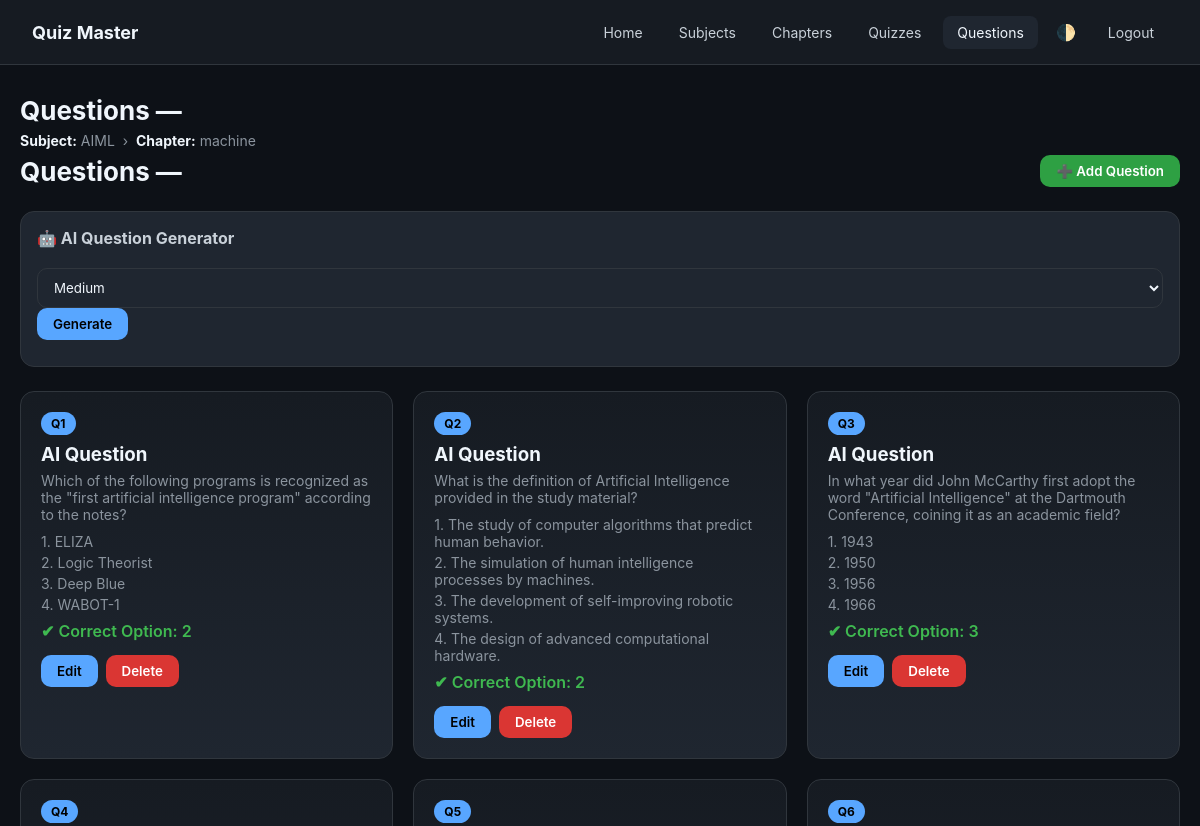
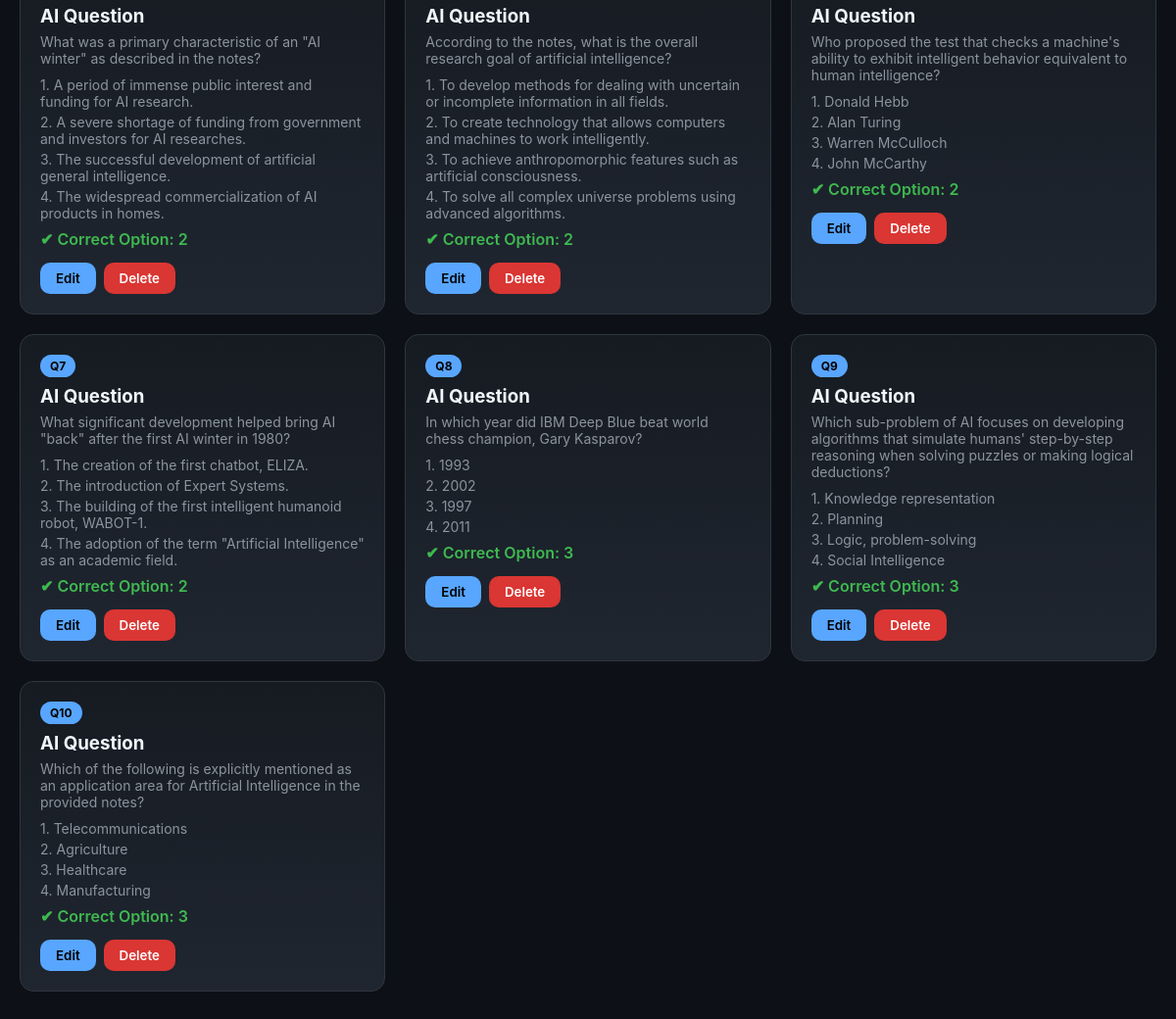
The app's page /teacher/quizzes/1/questions (signed in) with its own data (2 pictures, top to bottom).
### controller/models.py (models this page shows)
class Subject(db.Model):
    __tablename__ = "subject"
    subject_id = db.Column(db.Integer, primary_key=True)
    name = db.Column(db.String(100), unique=True, nullable=False)
    description = db.Column(db.Text)
    created_at = db.Column(db.DateTime, default=datetime.utcnow)
    chapters = db.relationship(
        "Chapter",
        backref="subject",
        cascade="all, delete-orphan"
    )

class Chapter(db.Model):
    __tablename__ = "chapter"
    chapter_id = db.Column(db.Integer, primary_key=True)
    subject_id = db.Column(
        db.Integer,
        db.ForeignKey("subject.subject_id"),
        nullable=False
    )
    name = db.Column(db.String(100), nullable=False)
    description = db.Column(db.Text)
    quizzes = db.relationship(
        "Quiz",
        backref="chapter",
        cascade="all, delete-orphan"
    )

class Question(db.Model):
    __tablename__ = "question"
    question_id = db.Column(db.Integer, primary_key=True)
    quiz_id = db.Column(
        db.Integer,
        db.ForeignKey("quiz.quiz_id"),
        nullable=False
    )
    title = db.Column(db.String(255), nullable=False)
    statement = db.Column(db.Text, nullable=False)
    option_1 = db.Column(db.String(255), nullable=False)
    option_2 = db.Column(db.String(255), nullable=False)
    option_3 = db.Column(db.String(255), nullable=False)
    option_4 = db.Column(db.String(255), nullable=False)
    correct_option = db.Column(db.Integer, nullable=False)

### main.py (the view)
@app.route("/teacher/quizzes/<int:quiz_id>/questions")
@login_required
@role_required("teacher")
def teacher_questions(quiz_id):
    quiz = Quiz.query.get_or_404(quiz_id)
    chapter = Chapter.query.get_or_404(quiz.chapter_id)
    subject = Subject.query.get_or_404(chapter.subject_id)
    questions = Question.query.filter_by(quiz_id=quiz_id).all()
    return render_template(
        "teacher/questions.html",
        quiz=quiz,
        chapter=chapter,
        subject=subject,     # ✅ THIS WAS MISSING
        questions=questions
    )

### main.py (called while the page is built)
def login_required(f):
    @wraps(f)
    def wrapper(*args, **kwargs):
        if "user_id" not in session:
            flash("Please login first")
            return redirect(url_for("login"))
        return f(*args, **kwargs)
    return wrapper

def role_required(required_role):
    def decorator(f):
        @wraps(f)
        def wrapper(*args, **kwargs):
            if session.get("role") != required_role:
                flash("Unauthorized access")
                return redirect(url_for("login"))
            return f(*args, **kwargs)
        return wrapper
    return decorator

### templates/TEACHER/questions.html (shortened to what this page needs)
<!DOCTYPE html>
<html lang="en">
<head>
</head>
<body data-theme="dark"
      data-subject-id="{{ subject.subject_id }}"
      data-chapter-id="{{ chapter.chapter_id }}"
      data-quiz-id="{{ quiz.quiz_id }}">
<nav class="navbar">
    <div class="brand">Quiz Master</div>
    <div class="nav-links">
        <a class="nav-link" href="{{ url_for('teacher_dashboard') }}">Home</a>
        <a class="nav-link" href="{{ url_for('teacher_subjects') }}">Subjects</a>
        <a class="nav-link" href="{{ url_for('teacher_chapters', subject_id=subject.subject_id) }}">Chapters</a>
        <a class="nav-link" href="{{ url_for('teacher_quizzes', chapter_id=chapter.chapter_id) }}">Quizzes</a>
        <a class="nav-link active">Questions</a>
        <span class="theme-toggle" onclick="toggleTheme()">🌓</span>
        <a class="nav-link" href="{{ url_for('logout') }}">Logout</a>
    </div>
</nav>
<div class="container">
<div class="header" style="flex-direction:column;align-items:flex-start;gap:6px;">
    <h1>Questions — {{ quiz.title }}</h1>
    <div style="font-size:14px;color:var(--muted);">
        <strong style="color:var(--white);">Subject:</strong> {{ subject.name }}
        &nbsp;›&nbsp;
        <strong style="color:var(--white);">Chapter:</strong> {{ chapter.name }}
    </div>
    <div style="display:flex;justify-content:space-between;align-items:center;width:100%;">
        <h1>Questions — {{ quiz.title }}</h1>
        <button class="btn-primary" onclick="openModal()">➕ Add Question</button>
    </div>
</div>
<div class="ai-box">
    <strong>🤖 AI Question Generator</strong><br><br>
    <select id="aiDifficulty">
        <option value="medium" selected>Medium</option>
    </select>
    <button class="btn-secondary" onclick="generateAI()">Generate</button>
</div>
{% if questions %}
<div class="grid">
{% for q in questions %}
<div class="card question-card"
     data-title="{{ q.title }}"
     data-statement="{{ q.statement }}"
     data-o1="{{ q.option_1 }}"
     data-o2="{{ q.option_2 }}"
     data-o3="{{ q.option_3 }}"
     data-o4="{{ q.option_4 }}"
     data-correct="{{ q.correct_option }}"
     data-edit-url="{{ url_for('edit_question', question_id=q.question_id) }}">
    <div class="q-badge">Q{{ loop.index }}</div>
    <h3>{{ q.title }}</h3>
    <div class="statement">{{ q.statement }}</div>
    <div class="option">1. {{ q.option_1 }}</div>
    <div class="option">2. {{ q.option_2 }}</div>
    <div class="option">3. {{ q.option_3 }}</div>
    <div class="option">4. {{ q.option_4 }}</div>
    <div class="correct">✔ Correct Option: {{ q.correct_option }}</div>
    <div class="actions">
        <button class="btn-secondary" onclick="editQuestion(this)">Edit</button>
        <form method="POST" action="{{ url_for('delete_question', question_id=q.question_id) }}" onsubmit="return handleDelete(this);">
            <button class="btn-danger">Delete</button>
        </form>
    </div>
</div>
{% endfor %}
</div>
{% else %}
<div class="empty">No questions yet.</div>
{% endif %}
</div>
</body>
</html>

### templates/TEACHER/questions.html (style rules this page uses)
:root { --bg:#0d1117; --panel:#161b22; --panel-soft:#1f2630; --border:#30363d; --text:#c9d1d9; --muted:#8b949e; --white:#f0f6fc; --accent:#58a6ff; --green:#2ea043; --red:#da3633; --radius:14px; }
* { margin:0;padding:0;box-sizing:border-box;font-family:-apple-system,BlinkMacSystemFont,"Segoe UI",Arial; }
body { background:var(--bg);color:var(--text);min-height:100vh; }
.navbar { position:sticky;top:0;z-index:10; display:flex;justify-content:space-between;align-items:center; padding:14px 32px;background:var(--panel); border-bottom:1px solid var(--border); }
.brand { font-size:18px;font-weight:700;color:var(--white); }
.nav-links { display:flex;gap:8px;align-items:center; }
.nav-link { padding:8px 14px;border-radius:8px; color:var(--text);text-decoration:none;font-size:14px; }
.nav-link.active,.nav-link:hover { background:var(--panel-soft);color:var(--white); }
.theme-toggle { cursor:pointer;padding:8px 10px; }
.container { max-width:1200px;margin:30px auto;padding:0 20px; }
.header { display:flex;justify-content:space-between;align-items:center; margin-bottom:24px; }
.header h1 { color:var(--white);font-size:26px; }
button { padding:8px 16px;border:none;border-radius:10px; font-weight:600;cursor:pointer; }
.btn-primary { background:var(--green);color:#fff; }
.btn-secondary { background:var(--accent);color:#000; }
.btn-danger { background:var(--red);color:#fff; }
.grid { display:grid; grid-template-columns:repeat(auto-fill,minmax(360px,1fr)); gap:20px; }
.card { background:linear-gradient(180deg,var(--panel),var(--panel-soft)); border:1px solid var(--border); border-radius:var(--radius); padding:20px; }
.q-badge { display:inline-block;padding:4px 10px;border-radius:999px; background:var(--accent);color:#000; font-size:12px;font-weight:700;margin-bottom:8px; }
.card h3 { color:var(--white);margin-bottom:6px; }
.statement { font-size:14px;color:var(--muted);margin-bottom:10px; }
.option { font-size:14px;color:var(--muted);margin-bottom:4px; }
.correct { margin-top:8px;color:#3fb950;font-weight:600; }
.actions { display:flex;gap:8px;margin-top:14px; }
input, textarea, select { width:100%;padding:10px 12px; border-radius:10px;border:1px solid var(--border); background:var(--panel-soft);color:var(--white); }
.ai-box { margin-bottom:24px; padding:16px; border:1px solid var(--border); border-radius:14px; background:var(--panel-soft); }

### records on screen
Subject: name "AIML"
Chapter: name "machine"
Question: title "AI Question", statement "Which of the following programs is recognized as the \"first artificial intelligence program\" according to the notes?", option_1 "ELIZA", option_2 "Logic Theorist", option_3 "Deep Blue", option_4 "WABOT-1", correct_option "2"
Question: title "AI Question", statement "What is the definition of Artificial Intelligence provided in the study material?", option_1 "The study of computer algorithms that predict human behavior.", option_2 "The simulation of human intelligence processes by machines.", option_3 "The development of self-improving robotic systems.", option_4 "The design of advanced computational hardware.", correct_option "2"
Question: title "AI Question", statement "In what year did John McCarthy first adopt the word \"Artificial Intelligence\" at the Dartmouth Conference, coining it as an academic field?", option_1 "1943", option_2 "1950", option_3 "1956", option_4 "1966", correct_option "3"
Question: title "AI Question", statement "What was a primary characteristic of an \"AI winter\" as described in the notes?", option_1 "A period of immense public interest and funding for AI research.", option_2 "A severe shortage of funding from government and investors for AI researches.", option_3 "The successful development of artificial general intelligence.", option_4 "The widespread commercialization of AI products in homes.", correct_option "2"
Question: title "AI Question", statement "According to the notes, what is the overall research goal of artificial intelligence?", option_1 "To develop methods for dealing with uncertain or incomplete information in all fields.", option_2 "To create technology that allows computers and machines to work intelligently.", option_3 "To achieve anthropomorphic features such as artificial consciousness.", option_4 "To solve all complex universe problems using advanced algorithms.", correct_option "2"
Question: title "AI Question", statement "Who proposed the test that checks a machine's ability to exhibit intelligent behavior equivalent to human intelligence?", option_1 "Donald Hebb", option_2 "Alan Turing", option_3 "Warren McCulloch", option_4 "John McCarthy", correct_option "2"
Question: title "AI Question", statement "What significant development helped bring AI \"back\" after the first AI winter in 1980?", option_1 "The creation of the first chatbot, ELIZA.", option_2 "The introduction of Expert Systems.", option_3 "The building of the first intelligent humanoid robot, WABOT-1.", option_4 "The adoption of the term \"Artificial Intelligence\" as an academic field.", correct_option "2"
Question: title "AI Question", statement "In which year did IBM Deep Blue beat world chess champion, Gary Kasparov?", option_1 "1993", option_2 "2002", option_3 "1997", option_4 "2011", correct_option "3"
Question: title "AI Question", statement "Which sub-problem of AI focuses on developing algorithms that simulate humans' step-by-step reasoning when solving puzzles or making logical deductions?", option_1 "Knowledge representation", option_2 "Planning", option_3 "Logic, problem-solving", option_4 "Social Intelligence", correct_option "3"
Question: title "AI Question", statement "Which of the following is explicitly mentioned as an application area for Artificial Intelligence in the provided notes?", option_1 "Telecommunications", option_2 "Agriculture", option_3 "Healthcare", option_4 "Manufacturing", correct_option "3"
